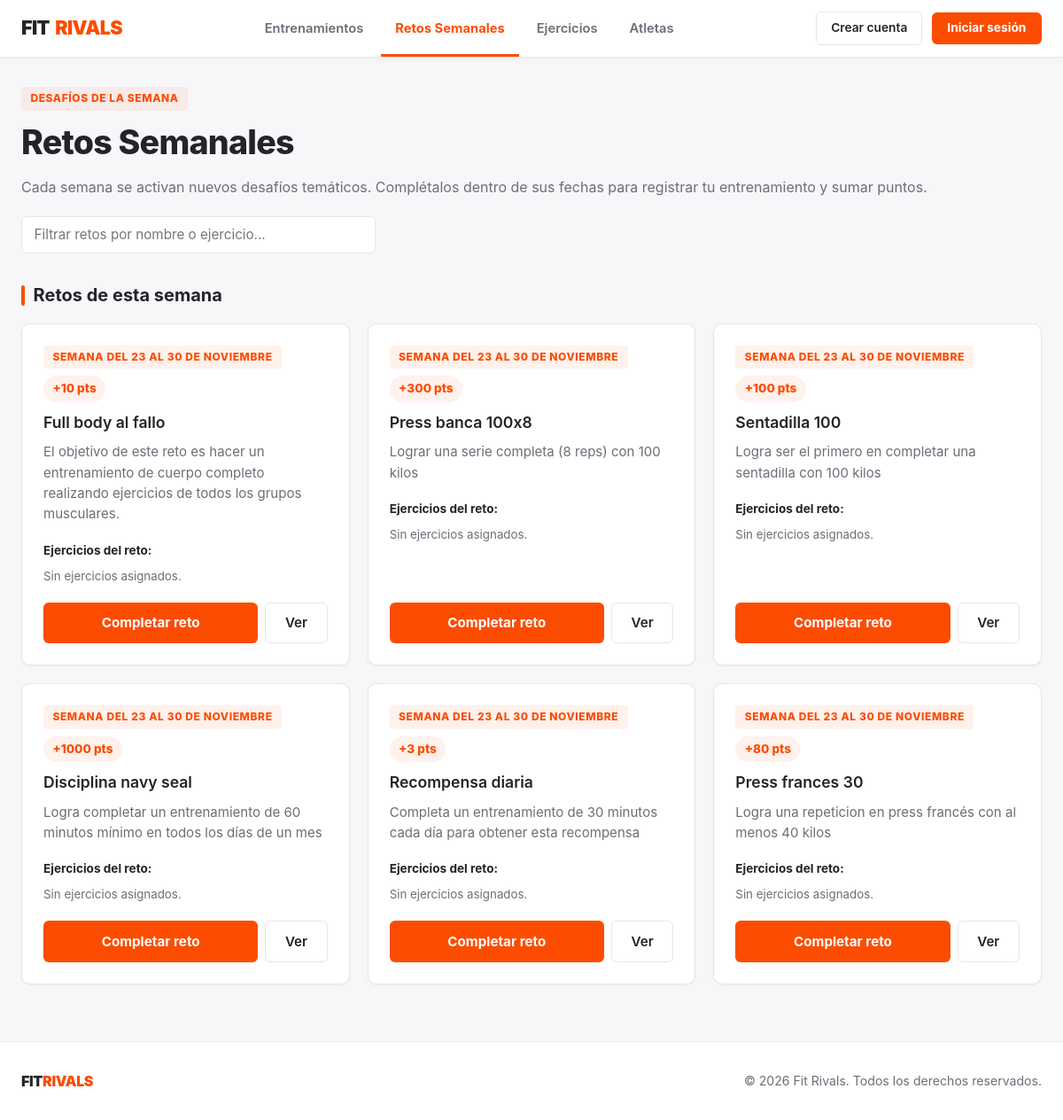
The app's page /retos/ with its own data.
### FitrivalsApp/models.py (models this page shows, shortened)
class Reto(models.Model):
    nombre = models.CharField(max_length=100)
    descripcion = models.TextField(blank=True, null=True)
    puntos_recompensa = models.IntegerField(default=100)
    fecha_inicio = models.DateField(default=inicio_semana)
    fecha_fin = models.DateField(default=fin_semana)
    ejercicios = models.ManyToManyField(Ejercicio, related_name='retos', blank=True)
    completado_por = models.ManyToManyField(Usuario, related_name='retos_completados', blank=True)

### FitrivalsApp/views.py (the view)
# urls.py: path('retos/', views.RetoListView.as_view(), name='lista_retos'),
class RetoListView(ListView):
    model = Reto
    template_name = 'retos/lista.html'
    context_object_name = 'retos'
    def get_context_data(self, **kwargs):
        context = super().get_context_data(**kwargs)
        hoy = timezone.localdate()
        context['retos_activos'] = Reto.objects.filter(
            fecha_inicio__lte=hoy,
            fecha_fin__gte=hoy
        ).prefetch_related('ejercicios').order_by('fecha_fin')
        context['retos_proximos'] = Reto.objects.filter(
            fecha_inicio__gt=hoy
        ).order_by('fecha_inicio')
        context['retos_pasados'] = Reto.objects.filter(
            fecha_fin__lt=hoy
        ).order_by('-fecha_fin')
        usuario_id = self.request.session.get('usuario_id')
        if usuario_id:
            context['retos_completados_ids'] = list(
                Reto.objects.filter(
                    Q(completado_por__id=usuario_id) | Q(intentos__usuario_id=usuario_id)
                ).values_list('id', flat=True).distinct()
            )
        else:
            context['retos_completados_ids'] = []
        return context

### FitrivalsApp/templates/retos/lista.html (shortened to what this page needs)
{% extends 'base.html' %}
{% block content %}
<span class="badge-orange">DESAFÍOS DE LA SEMANA</span>
<h1>Retos Semanales</h1>
<p style="color: var(--text-muted); margin-bottom: 1.25rem;">
    Cada semana se activan nuevos desafíos temáticos. Complétalos dentro de sus fechas para registrar tu entrenamiento y sumar puntos.
</p>
<div class="form-group" style="max-width: 400px; margin-bottom: 1.5rem;">
    <input type="text" id="buscador-retos" placeholder="Filtrar retos por nombre o ejercicio...">
</div>
<h2>Retos de esta semana</h2>
<div class="dashboard-grid">
    {% for reto in retos_activos %}
    <article class="info-card tarjeta-reto">
        <div>
            <div style="display: flex; flex-wrap: wrap; justify-content: space-between; align-items: center; gap: 0.5rem; margin-bottom: 0.6rem;">
                <span class="badge-orange" style="margin-bottom: 0;">
                    Semana del {{ reto.fecha_inicio|date:"j" }} al {{ reto.fecha_fin|date:"j \d\e F" }}
                </span>
                <span class="points-badge" style="margin-bottom: 0;">+{{ reto.puntos_recompensa }} pts</span>
            </div>
            <h3><a href="{% url 'detalle_reto' reto.pk %}" style="color: var(--text-dark);">{{ reto.nombre }}</a></h3>
            <p>{{ reto.descripcion }}</p>
            <p style="font-size: 0.85rem; color: var(--text-dark); margin-bottom: 0.5rem;">
                <strong>Ejercicios del reto:</strong>
            </p>
            <div style="display: flex; flex-wrap: wrap; gap: 0.4rem; margin-bottom: 1.2rem;">
                {% for ej in reto.ejercicios.all %}
                    <span style="padding: 0.25rem 0.6rem; background: var(--bg-page); border: 1px solid var(--border-light); border-radius: 999px; font-size: 0.82rem;">
                        {{ ej.nombre }} ({{ ej.get_grupo_muscular_display }})
                    </span>
                {% empty %}
                    <small style="color: var(--text-muted);">Sin ejercicios asignados.</small>
                {% endfor %}
            </div>
        </div>
        <div style="display: flex; gap: 0.5rem;">
            {% if reto.id in retos_completados_ids %}
                <span class="btn-primary-strava" style="flex: 1; background-color: #16a34a; cursor: default;">
                    ✔ Completado (+{{ reto.puntos_recompensa }} pts)
                </span>
            {% else %}
                <a href="{% url 'completar_reto' reto.pk %}" class="btn-primary-strava" style="flex: 1;">
                    Completar reto
                </a>
            {% endif %}
            <a href="{% url 'detalle_reto' reto.pk %}" class="btn-secondary-strava">Ver</a>
        </div>
    </article>
    {% empty %}
    <div class="info-card">
        <p>No hay retos activos para esta semana.</p>
    </div>
    {% endfor %}
</div>
{% endblock %}

### FitrivalsApp/static/css/estilos.css (style rules this page uses)
:root { --strava-orange: #FC4C02; --strava-orange-hover: #E34402; --strava-orange-soft: rgba(252, 76, 2, 0.08); --bg-page: #F7F7FA; --bg-white: #FFFFFF; --text-dark: #242428; --text-muted: #6D6D78; --border-light: #E6E6EB; --radius: 10px; --shadow-sm: 0 1px 3px rgba(0, 0, 0, 0.05); --shadow-md: 0 4px 14px rgba(0, 0, 0, 0.07); }
*, *::before, *::after { box-sizing: border-box; }
html, body { margin: 0; padding: 0; min-height: 100%; background-color: var(--bg-page); color: var(--text-dark); font-family: "Inter", system-ui, -apple-system, "Segoe UI", Roboto, Helvetica, Arial, sans-serif; font-size: 1rem; line-height: 1.55; -webkit-font-smoothing: antialiased; }
h1 { margin: 0 0 0.75rem; font-size: clamp(1.75rem, 4vw, 2.35rem); font-weight: 800; line-height: 1.2; letter-spacing: -0.02em; color: var(--text-dark); }
h2 { display: flex; align-items: center; gap: 0.6rem; margin: 2rem 0 1rem; font-size: 1.25rem; font-weight: 700; color: var(--text-dark); }
h2::before { content: ""; width: 4px; height: 1.15em; border-radius: 2px; background-color: var(--strava-orange); }
h3 { margin: 0 0 0.5rem; font-size: 1.1rem; font-weight: 700; color: var(--text-dark); }
a { color: var(--strava-orange); font-weight: 600; text-decoration: none; transition: color 0.15s ease; }
.btn-primary-strava { display: inline-flex; align-items: center; justify-content: center; gap: 0.45rem; padding: 0.65rem 1.35rem; background-color: var(--strava-orange); color: #FFFFFF; font-size: 0.95rem; font-weight: 700; border: none; border-radius: 6px; cursor: pointer; text-decoration: none; transition: background-color 0.15s ease, transform 0.1s ease; }
.btn-secondary-strava { display: inline-flex; align-items: center; justify-content: center; gap: 0.45rem; padding: 0.65rem 1.35rem; background-color: var(--bg-white); color: var(--text-dark); font-size: 0.95rem; font-weight: 600; border: 1px solid var(--border-light); border-radius: 6px; cursor: pointer; text-decoration: none; transition: border-color 0.15s ease, background-color 0.15s ease; }
.badge-orange { display: inline-block; padding: 0.25rem 0.65rem; margin-bottom: 0.85rem; background-color: var(--strava-orange-soft); color: var(--strava-orange); font-size: 0.75rem; font-weight: 800; letter-spacing: 0.05em; border-radius: 4px; text-transform: uppercase; }
.dashboard-grid { display: grid; grid-template-columns: repeat(auto-fit, minmax(290px, 1fr)); gap: 1.25rem; }
.info-card { display: flex; flex-direction: column; justify-content: space-between; background-color: var(--bg-white); border: 1px solid var(--border-light); border-radius: var(--radius); padding: 1.5rem; box-shadow: var(--shadow-sm); transition: box-shadow 0.2s ease, transform 0.15s ease, border-color 0.2s ease; }
.info-card p { margin: 0 0 1.2rem; color: var(--text-muted); font-size: 0.94rem; }
.points-badge { display: inline-block; padding: 0.25rem 0.65rem; background-color: var(--strava-orange-soft); color: var(--strava-orange); font-weight: 800; font-size: 0.85rem; border-radius: 999px; }
.form-group { margin-bottom: 1.15rem; }
.form-group input, .form-group select, .form-group textarea { width: 100%; padding: 0.65rem 0.85rem; border: 1px solid var(--border-light); border-radius: 6px; font-family: inherit; font-size: 0.95rem; color: var(--text-dark); background-color: var(--bg-white); transition: border-color 0.15s ease; }
.info-card .points-badge { margin-bottom: 0.75rem; }

### FitrivalsApp/static/css/header-footer.css (style rules this page uses)
:root { --strava-orange: #FC4C02; --strava-orange-hover: #E34402; --strava-orange-soft: rgba(252, 76, 2, 0.08); --bg-page: #F7F7FA; --bg-white: #FFFFFF; --text-dark: #242428; --text-muted: #6D6D78; --border-light: #E6E6EB; }

### records on screen
Reto: fecha_inicio "23", fecha_fin "30 DE NOVIEMBRE", puntos_recompensa "10", nombre "Full body al fallo", descripcion "El objetivo de este reto es hacer un entrenamiento de cuerpo completo realizando ejercicios de todos los grupos musculares.", shows "Completar reto"
Reto: fecha_inicio "23", fecha_fin "30 DE NOVIEMBRE", puntos_recompensa "300", nombre "Press banca 100x8", descripcion "Lograr una serie completa (8 reps) con 100 kilos", shows "Completar reto"
Reto: fecha_inicio "23", fecha_fin "30 DE NOVIEMBRE", puntos_recompensa "100", nombre "Sentadilla 100", descripcion "Logra ser el primero en completar una sentadilla con 100 kilos", shows "Completar reto"
Reto: fecha_inicio "23", fecha_fin "30 DE NOVIEMBRE", puntos_recompensa "1000", nombre "Disciplina navy seal", descripcion "Logra completar un entrenamiento de 60 minutos mínimo en todos los días de un mes", shows "Completar reto"
Reto: fecha_inicio "23", fecha_fin "30 DE NOVIEMBRE", puntos_recompensa "3", nombre "Recompensa diaria", descripcion "Completa un entrenamiento de 30 minutos cada día para obtener esta recompensa", shows "Completar reto"
Reto: fecha_inicio "23", fecha_fin "30 DE NOVIEMBRE", puntos_recompensa "80", nombre "Press frances 30", descripcion "Logra una repeticion en press francés con al menos 40 kilos", shows "Completar reto"
